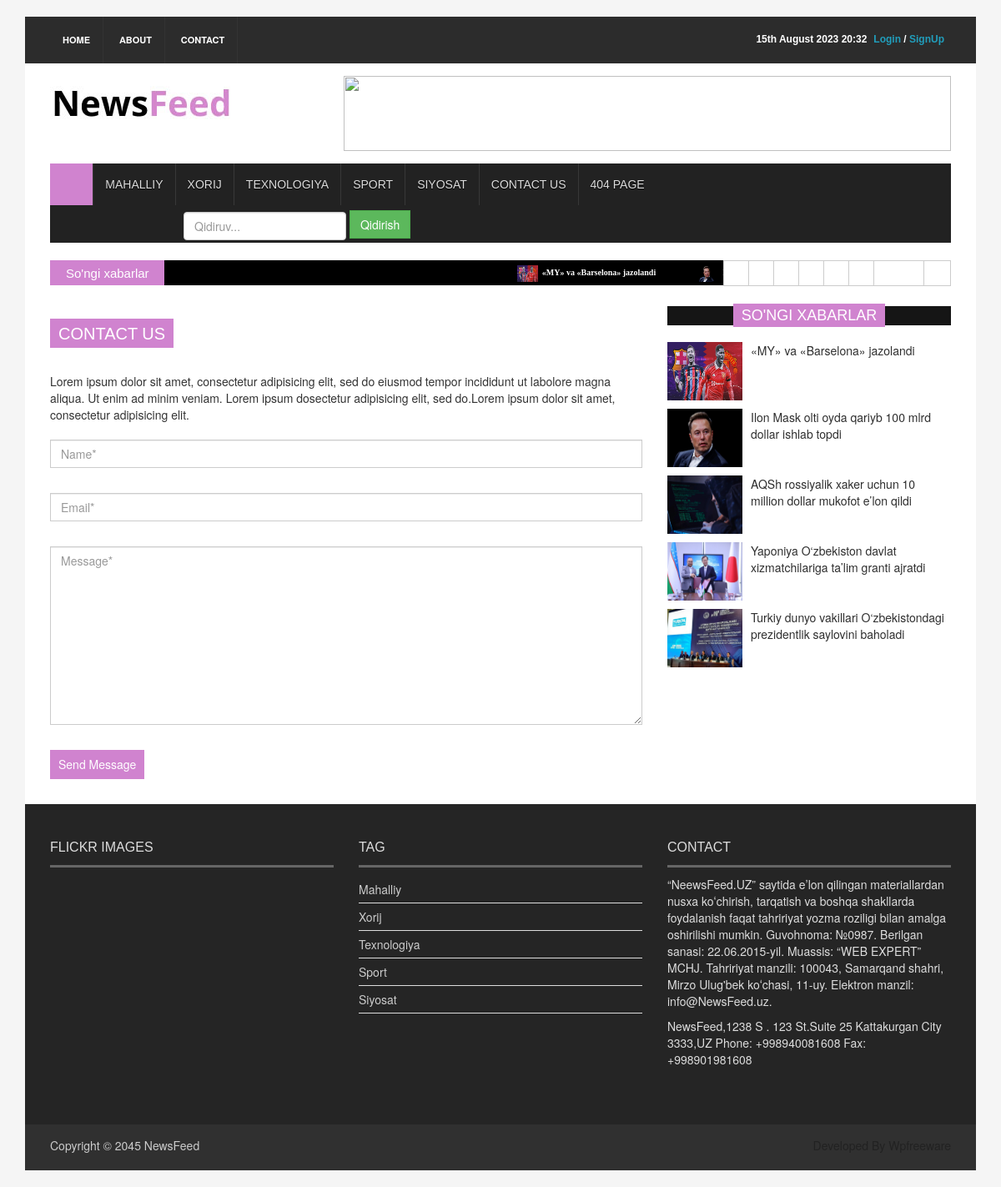
Page /contact/ on the committed database.
### news_app/models.py (models this page shows, shortened)
class News(models.Model, HitCountMixin):
    title = models.CharField(max_length=250)
    slug = models.SlugField(max_length=250)
    body = models.TextField()
    image = models.ImageField(upload_to='news/images')
    category = models.ForeignKey(Category, on_delete=models.CASCADE)
    publish_time = models.DateTimeField(default=timezone.now)
    create_time = models.DateTimeField(auto_now_add=True)
    updated_time = models.DateTimeField(auto_now=True)
    class Status(models.TextChoices):
        Draft = "DF", "Draft"
        Published = "PB", "Published"
    status = models.CharField(max_length=2, choices=Status.choices, default=Status.Draft)
    objects = models.Manager() # default manager
    published = PublishedManager() # yangi o'zimiz yaratgan manager/ faqat Published bo'lganlarni chiqaradi
    class Meta:
        ordering = ('-publish_time',) # Oxirgi qo'shilgan yangilik birinchi chiqadi
    def get_absolute_url(self):
        return reverse("news_detail", args=[self.slug])

class Category(models.Model):
    name = models.CharField(max_length=150)

### news_app/views.py (the view, shortened to what this page needs)
# urls.py: path('contact/', ContactView.as_view(), name='contact_page'),
class ContactView(View):
    def get(self, request):
        context = {
        }
        return render(request, 'news/contact.html', context=context)

### news_app/context_processor.py (called while the page is built)
def latest_news(request):
    latest_news = News.published.all().order_by('-publish_time')[:10]
    latest_news2 = News.published.all().order_by('-publish_time')[:5]
    sport_news = News.published.filter(category__name='Sport').order_by('-publish_time')[1:5]
    category = Category.objects.all()
    context ={
        "latest_news":latest_news,
        "latest_news2":latest_news2,
        "category":category,
        "sport_news":sport_news,
    }
    return context

### news_app/models.py (called while the page is built)
    def get_queryset(self):
        return super().get_queryset().filter(status=News.Status.Published)

### templates/news/contact.html (shortened to what this page needs)
{% extends 'news/base.html' %}
{% load static %}
{% block content %}
  <section id="contentSection">
    <div class="row">
      <div class="col-lg-8 col-md-8 col-sm-8">
        <div class="left_content">
          <div class="contact_area">
            <h2>Contact Us</h2>
            <p>Lorem ipsum dolor sit amet, consectetur adipisicing elit, sed do eiusmod tempor incididunt ut labolore magna aliqua. Ut enim ad minim veniam. Lorem ipsum dosectetur adipisicing elit, sed do.Lorem ipsum dolor sit amet, consectetur adipisicing elit.</p>
            <form action="#" class="contact_form" method="POST">{% csrf_token %}
              <input class="form-control" type="text" placeholder="Name*" name="name">
              <input class="form-control" type="email" placeholder="Email*" name="email">
              <textarea class="form-control" cols="30" rows="10" placeholder="Message*" name="message"></textarea>
              <input type="submit" value="Send Message">
            </form>
          </div>
        </div>
      </div>
      <div class="col-lg-4 col-md-4 col-sm-4">
        <div class="latest_post">
          <h2><span>So'ngi xabarlar</span></h2>
          <div class="latest_post_container">
            <ul class="">
              {% for news in latest_news2 %}
              <li style="margin-top:10px">
                <div class="media"> <a href="{{ news.get_absolute_url }}" class="media-left"> <img alt="" src="{{ news.image.url }}"> </a>
                  <div class="media-body"> <a href="{{ news.get_absolute_url }}" class="catg_title"> {{ news.title }}</a> </div>
                </div>
              </li>
              {% endfor %}
            </ul>
          </div>
        </div>
      </div>
    </div>
  </section>
{% endblock content %}

### templates/news/base.html (shortened to what this page needs)
{% load static %}
<!DOCTYPE html>
<html>
<head>
<link rel="stylesheet" type="text/css" href="{% static  'css/bootstrap.min.css' %}">
<link rel="stylesheet" type="text/css" href="{% static  'css/font-awesome.min.css' %}">
<link rel="stylesheet" type="text/css" href="{% static  'css/animate.css' %}">
<link rel="stylesheet" type="text/css" href="{% static  'css/font.css' %}">
<link rel="stylesheet" type="text/css" href="{% static  'css/li-scroller.css' %}">
<link rel="stylesheet" type="text/css" href="{% static  'css/slick.css' %}">
<link rel="stylesheet" type="text/css" href="{% static  'css/jquery.fancybox.css' %}">
<link rel="stylesheet" type="text/css" href="{% static  'css/theme.css' %}">
<link rel="stylesheet" type="text/css" href="{% static  'css/style.css' %}">
</head>
<body>
<div class="container">
  <header id="header">
    <div class="row">
      <div class="col-lg-12 col-md-12 col-sm-12">
        <div class="header_top">
          <div class="header_top_left">
            <ul class="top_nav">
              <li><a href="{% url 'home_page' %}">Home</a></li>
              <li><a href="#">About</a></li>
              <li><a href="{% url 'contact_page' %}">Contact</a></li>
            </ul>
          </div>
          <div class="header_top_right">
            {% if request.user.is_authenticated %}
            <p><a href="{% url 'logout' %}" style="color: red">Logout</a> </p>
            <p> / </p>
               <p><a style="color: #a2d2ff" href="{% url 'user_profile' %}">{{request.user.username}}</a></p>
            {% else %}
                <p><a href="{% url 'login' %}" style="color: #219ebc">Login</a> / <a href="{% url 'register' %}" style="color: #219ebc">SignUp</a> </p>
            {% endif %}
            <p>{% now "jS F Y H:i" %}</p>
          </div>
        </div>
      </div>
      <div class="col-lg-12 col-md-12 col-sm-12">
        <div class="header_bottom">
          <div class="logo_area"><a href="{% url 'home_page' %}" class="logo"><img src="{% static 'images/logo.jpg' %}" alt=""></a></div>
          <div class="add_banner"><a href="#"><img src="{% static 'images/addbanner_728x90_V1.jpg' %}" alt=""></a></div>
        </div>
      </div>
    </div>
  </header>
  <section id="navArea">
    <nav class="navbar navbar-inverse" role="navigation">
      <div id="navbar" class="navbar-collapse collapse">
        <ul class="nav navbar-nav main_nav">
          <li class="active"><a href="{% url 'home_page' %}"><span class="fa fa-home desktop-home"></span><span class="mobile-show">Home</span></a></li>
          <li><a href="{% url 'mahalliy_page' %}">Mahalliy</a></li>
          <li><a href="{% url 'xorij_page' %}">Xorij</a></li>
          <li><a href="{% url 'texnologiya_page' %}">Texnologiya</a></li>
          <li><a href="{% url 'sport_page' %}">Sport</a></li>
          <li><a href="{% url 'siyosat_page' %}">Siyosat</a></li>
          <li><a href="{% url 'contact_page' %}">Contact Us</a></li>
          <li><a href="{% url '404_page' %}">404 Page</a></li>
          <li style="margin-left: 160px; margin-top: 6px">
            <form method="get" class="form-inline" action="{% url 'search' %}">
              <input type="search" name="q" placeholder="Qidiruv..." class="form-control">
              <button type="submit" class="btn btn-success">Qidirish</button>
            </form>
          </li>
        </ul>
      </div>
    </nav>
          <div class="col-lg-12 col-md-12 col-sm-12">
</div>
  </section>
  <section id="newsSection">
    <div class="row">
      <div class="col-lg-12 col-md-12">
        <div class="latest_newsarea"> <span>So'ngi xabarlar</span>
          <ul id="ticker01" class="news_sticker">
            {% for news in latest_news %}
            <li><a href="{{ news.get_absolute_url }}"><img src="{{ news.image.url }}" alt="">{{ news.title }}</a></li>
            {% endfor %}
          </ul>
          <div class="social_area">
            <ul class="social_nav">
              <li class="facebook"><a href="#"></a></li>
              <li class="twitter"><a href="#"></a></li>
              <li class="flickr"><a href="#"></a></li>
              <li class="pinterest"><a href="#"></a></li>
              <li class="googleplus"><a href="#"></a></li>
              <li class="vimeo"><a href="#"></a></li>
              <li class="youtube"><a href="#"></a></li>
              <li class="mail"><a href="#"></a></li>
            </ul>
          </div>
        </div>
      </div>
    </div>
  </section>
{% block content %}
{% endblock content %}
  <footer id="footer">
    <div class="footer_top">
      <div class="row">
        <div class="col-lg-4 col-md-4 col-sm-4">
          <div class="footer_widget wow fadeInLeftBig">
            <h2>Flickr Images</h2>
          </div>
        </div>
        <div class="col-lg-4 col-md-4 col-sm-4">
          <div class="footer_widget wow fadeInDown">
            <h2>Tag</h2>
            <ul class="tag_nav">
              {% for category in category %}
              <li><a href="#">{{category.name}}</a></li>
              {% endfor %}
            </ul>
          </div>
        </div>
        <div class="col-lg-4 col-md-4 col-sm-4">
          <div class="footer_widget wow fadeInRightBig">
            <h2>Contact</h2>
            <p>“NeewsFeed.UZ” saytida eʼlon qilingan materiallardan nusxa koʻchirish, tarqatish va boshqa shakllarda foydalanish faqat tahririyat yozma roziligi bilan amalga oshirilishi mumkin.
Guvohnoma: №0987. Berilgan sanasi: 22.06.2015-yil. Muassis: “WEB EXPERT” MCHJ. Tahririyat manzili: 100043, Samarqand shahri,  Mirzo Ulug'bek koʻchasi, 11-uy. Elektron manzil: info@NewsFeed.uz.
</p>
            <address>
            NewsFeed,1238 S . 123 St.Suite 25 Kattakurgan City 3333,UZ Phone: +998940081608 Fax: +998901981608            </address>
          </div>
        </div>
      </div>
    </div>
    <div class="footer_bottom">
      <p class="copyright">Copyright &copy; 2045 <a href="{% url 'home_page' %}">NewsFeed</a></p>
      <p class="developer">Developed By Wpfreeware</p>
    </div>
  </footer>
</div>
</body>
</html>

### staticfiles/css/li-scroller.css (style rules this page uses)
ul.newsticker { position:relative; left:750px; font:bold 10px Verdana; list-style-type:none; margin:0; padding:0 }
ul.newsticker li { float:left; margin:0; padding:0 }
ul.newsticker a { white-space:nowrap; padding:0; color:#fff; margin:0 50px 0 0 }
ul.newsticker a > img { height:20px; margin-right:5px; width:25px }

### staticfiles/css/theme.css (style rules this page uses)
.navbar-inverse .navbar-nav > .active > a, .navbar-inverse .navbar-nav > .active > a:hover, .navbar-inverse .navbar-nav > .active > a:focus { background-color:#d083cf }
.latest_newsarea span { background:none repeat scroll 0 0 #d083cf }
.latest_post > h2 span { background:none repeat scroll 0 0 #d083cf }
.contact_area > h2 { background-color:#d083cf }
.contact_form input[type="submit"] { background-color:#d083cf }

### rows in the picture
News: image (picture), title "«MY» va «Barselona» jazolandi"
News: image (picture), title "Ilon Mask olti oyda qariyb 100 mlrd dollar ishlab topdi"
News: image (picture), title "AQSh rossiyalik xaker uchun 10 million dollar mukofot e’lon qildi"
News: image (picture), title "Yaponiya O‘zbekiston davlat xizmatchilariga ta’lim granti ajratdi"
News: image (picture), title "Turkiy dunyo vakillari O‘zbekistondagi prezidentlik saylovini baholadi"
Category: name "Mahalliy"
Category: name "Xorij"
Category: name "Texnologiya"
Category: name "Sport"
Category: name "Siyosat"
